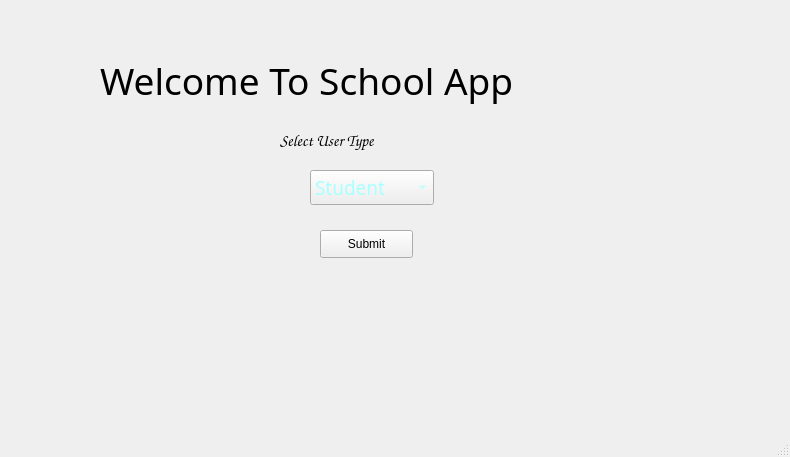
<?xml version="1.0" encoding="UTF-8"?>
<ui version="4.0">
 <class>MainWindow</class>
 <widget class="QMainWindow" name="MainWindow">
  <property name="geometry">
   <rect>
    <x>0</x>
    <y>0</y>
    <width>790</width>
    <height>457</height>
   </rect>
  </property>
  <property name="windowTitle">
   <string>MainWindow</string>
  </property>
  <widget class="QWidget" name="centralwidget">
   <widget class="QLabel" name="label">
    <property name="geometry">
     <rect>
      <x>100</x>
      <y>20</y>
      <width>581</width>
      <height>121</height>
     </rect>
    </property>
    <property name="palette">
     <palette>
      <active>
       <colorrole role="WindowText">
        <brush brushstyle="SolidPattern">
         <color alpha="255">
          <red>39</red>
          <green>189</green>
          <blue>152</blue>
         </color>
        </brush>
       </colorrole>
      </active>
      <inactive>
       <colorrole role="WindowText">
        <brush brushstyle="SolidPattern">
         <color alpha="255">
          <red>0</red>
          <green>0</green>
          <blue>0</blue>
         </color>
        </brush>
       </colorrole>
      </inactive>
      <disabled>
       <colorrole role="WindowText">
        <brush brushstyle="SolidPattern">
         <color alpha="255">
          <red>120</red>
          <green>120</green>
          <blue>120</blue>
         </color>
        </brush>
       </colorrole>
      </disabled>
     </palette>
    </property>
    <property name="font">
     <font>
      <family>Matura MT Script Capitals</family>
      <pointsize>28</pointsize>
     </font>
    </property>
    <property name="autoFillBackground">
     <bool>false</bool>
    </property>
    <property name="text">
     <string>Welcome To School App</string>
    </property>
   </widget>
   <widget class="QComboBox" name="comboBox">
    <property name="geometry">
     <rect>
      <x>310</x>
      <y>170</y>
      <width>124</width>
      <height>35</height>
     </rect>
    </property>
    <property name="palette">
     <palette>
      <active>
       <colorrole role="ButtonText">
        <brush brushstyle="SolidPattern">
         <color alpha="255">
          <red>122</red>
          <green>146</green>
          <blue>147</blue>
         </color>
        </brush>
       </colorrole>
      </active>
      <inactive>
       <colorrole role="ButtonText">
        <brush brushstyle="SolidPattern">
         <color alpha="255">
          <red>170</red>
          <green>255</green>
          <blue>255</blue>
         </color>
        </brush>
       </colorrole>
      </inactive>
      <disabled>
       <colorrole role="ButtonText">
        <brush brushstyle="SolidPattern">
         <color alpha="255">
          <red>120</red>
          <green>120</green>
          <blue>120</blue>
         </color>
        </brush>
       </colorrole>
      </disabled>
     </palette>
    </property>
    <property name="font">
     <font>
      <family>MV Boli</family>
      <pointsize>14</pointsize>
     </font>
    </property>
    <item>
     <property name="text">
      <string>Student</string>
     </property>
    </item>
    <item>
     <property name="text">
      <string>Admin</string>
     </property>
    </item>
    <item>
     <property name="text">
      <string>Lecturer</string>
     </property>
    </item>
   </widget>
   <widget class="QLabel" name="label_2">
    <property name="geometry">
     <rect>
      <x>280</x>
      <y>130</y>
      <width>181</width>
      <height>20</height>
     </rect>
    </property>
    <property name="font">
     <font>
      <family>Comic Sans MS</family>
      <pointsize>12</pointsize>
     </font>
    </property>
    <property name="text">
     <string>Select User Type</string>
    </property>
   </widget>
   <widget class="QPushButton" name="pushButton">
    <property name="geometry">
     <rect>
      <x>320</x>
      <y>230</y>
      <width>93</width>
      <height>28</height>
     </rect>
    </property>
    <property name="text">
     <string>Submit</string>
    </property>
   </widget>
  </widget>
  <widget class="QMenuBar" name="menubar">
   <property name="geometry">
    <rect>
     <x>0</x>
     <y>0</y>
     <width>790</width>
     <height>26</height>
    </rect>
   </property>
  </widget>
  <widget class="QStatusBar" name="statusbar"/>
 </widget>
 <resources/>
 <connections/>
</ui>
